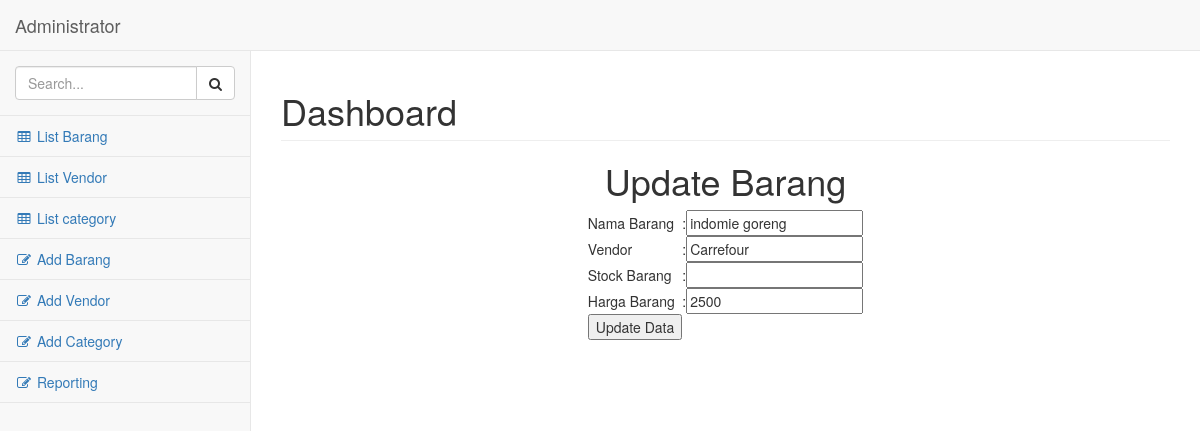
The page /admin/edit.php?id=1 on the database its author committed.
### tables this page shows
CREATE TABLE `barang` (
  `id_barang` int(10) NOT NULL,
  `nama_barang` varchar(50) NOT NULL,
  `stock_barang` int(10) NOT NULL,
  `harga_satuan` int(10) NOT NULL,
  `gambarang` varchar(20) NOT NULL,
  `id_vendor` int(10) NOT NULL,
  `id_category` int(11) NOT NULL
);

CREATE TABLE `vendor` (
  `id_vendor` int(10) NOT NULL,
  `vendor_loc` varchar(50) NOT NULL,
  `vendor_name` varchar(50) NOT NULL,
  `Gambar_Vendor` varchar(100) DEFAULT NULL
);

### admin/edit.php (the view, shortened to what this page needs)
<?php
  include "header.php";
?>
            <div class="navbar-default sidebar" role="navigation">
                <div class="sidebar-nav navbar-collapse">
                    <ul class="nav" id="side-menu">
                        <li class="sidebar-search">
                            <div class="input-group custom-search-form">
                                <span class="input-group-btn">
                                <button class="btn btn-default" type="button">
                                </button>
                            </span>
                            </div>
                        </li>
                        <li>
                            <a href="addbarang.php"><i class="fa fa-table fa-fw"></i> List Barang</a>
                        </li>
                        <li>
                            <a href="vendor.php"><i class="fa fa-edit fa-fw"></i> Add Vendor</a>
                        </li>
                        <li>
                            <a href="report.php"><i class="fa fa-edit fa-fw"></i> Report</a>
                        </li>
                    </ul>
                </div>
            </div>
        <div id="page-wrapper">
            <div class="row">
                <div class="col-lg-12">
                    <h1 class="page-header">Dashboard</h1>
                </div>
                </head>
                <body>
                <center>
                <h1>Update Barang</h1>
                <?php
                  include "config.php";
                  $id = $_GET['id'];
                  $query = mysqli_query($conn,"SELECT * FROM barang as a join vendor as b on a.id_vendor = b.id_vendor where id_barang = $id");
                  while($d=mysqli_fetch_array($query)){
                    ?>
                    <form action="prosesupdate.php" method="post">
                      <table>
                        <tr>
                          <td>Nama Barang</td>
                          <td>:</td>
                          <td>
                            <input type="text" readonly name="nama_barang" value="<?php echo $d['nama_barang'] ; ?>">
                          </td>
                        </tr>
                        <tr>
                          <td>Vendor</td>
                          <td>:</td>
                          <td>
                            <input type="text" readonly name="vendor_name" value="<?php echo $d['vendor_name'] ; ?>">
                          </td>
                        </tr>
                        <tr>
                          <td>Stock Barang</td>
                          <td>:</td>
                          <td>
                            <input type="text" name="new_stock" value="">
                          </td>
                        </tr>
                        <tr>
                          <td>Harga Barang</td>
                          <td>:</td>
                          <td>
                            <input type="text" name="new_harga" value="<?php echo $d['harga_satuan'] ; ?>">
                          </td>
                        </tr>
                        <tr>
                          <td>
                            <button type="submit" name="submit">Update Data</button>
                          </td>
                        </tr>
                      </table>
                    </form>
                    <?php
                  }
                  ?>
                  </center>
                  </body>
<?php
  include "footer.php";
?>

### rows shown on the page
barang: nama_barang "indomie goreng", vendor_name "Carrefour", new_harga "2500"
